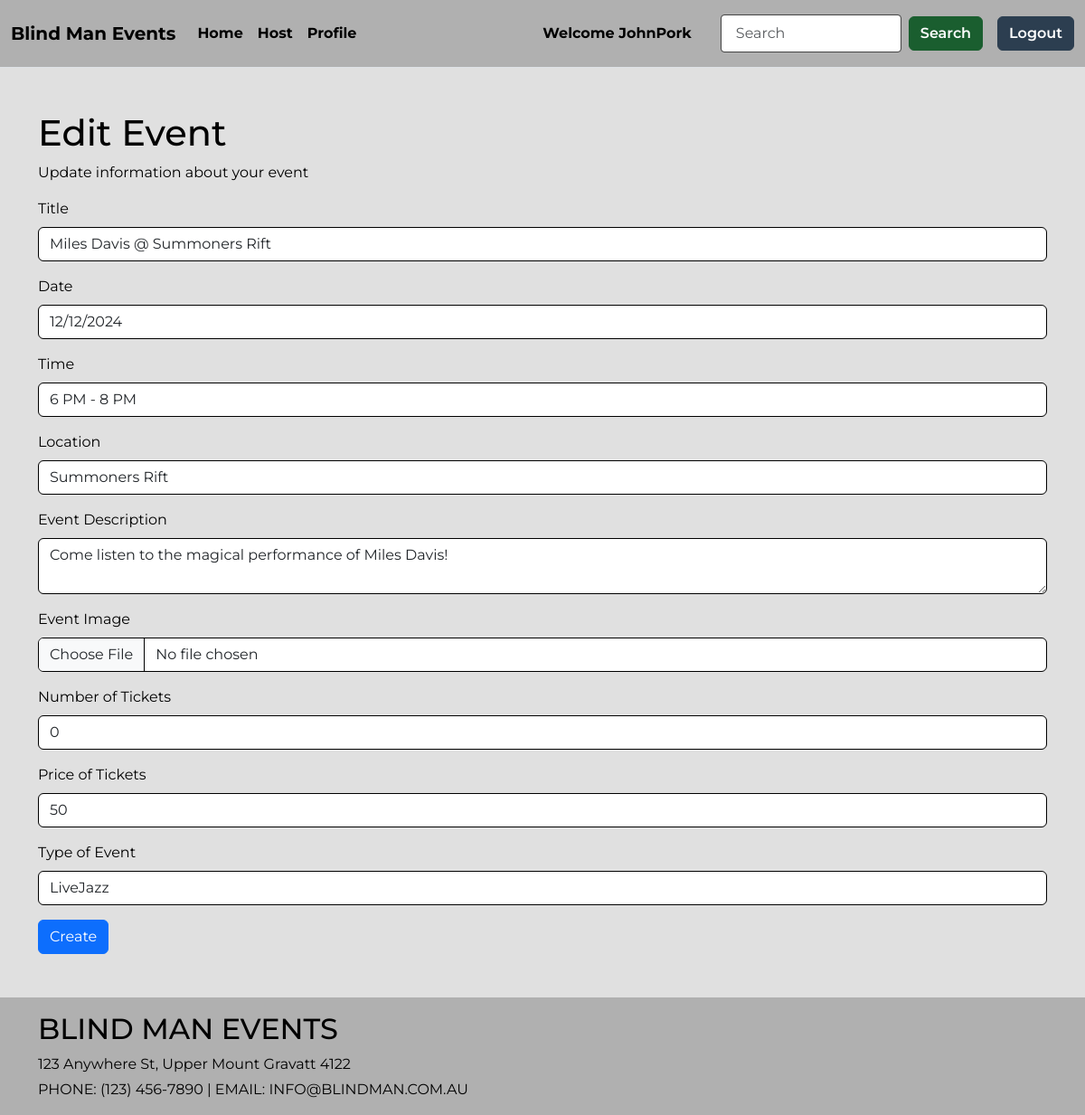
Screenshot of /events/1/edit (signed in) with the database file from the repository.
### music/models.py (models this page shows, shortened)
class User(db.Model, UserMixin):
    __tablename__ = 'users'
    id = db.Column(db.Integer, primary_key=True)  # Primary key for each user
    username = db.Column(db.String(100), index=True, unique=True, nullable=False)  # Unique username
    fname = db.Column(db.String(100), index=True, unique=True, nullable=False)  # First name of the user
    lname = db.Column(db.String(100), index=True, unique=True, nullable=False)  # Last name of the user
    emailid = db.Column(db.String(100), index=True, nullable=False)  # Email address of the user
    street_address = db.Column(db.String(100), index=True, nullable=False)  # User's street address
    contact_info = db.Column(db.String(100), index=True, nullable=False)  # Contact information
    password_hash = db.Column(db.String(255), nullable=False)  # Hashed password for security
    joined_on = db.Column(db.DateTime, default=datetime.now())  # Date and time the user joined
    comments = db.relationship('Comment', backref='user')  # Relationship to the user's comments
    booking_history = db.relationship('PurchasedTicket', backref='user')  # Relationship to user's purchased tickets
    booking_history = db.relationship('Event', backref='user')  # Relationship to user's created events

class Event(db.Model):
    __tablename__ = 'events'
    id = db.Column(db.Integer, primary_key=True)  # Primary key for each event
    title = db.Column(db.String(80))  # Title of the event
    date = db.Column(db.String(80))  # Date of the event
    time = db.Column(db.String(80))  # Time of the event
    location = db.Column(db.String(100))  # Location of the event
    event_description = db.Column(db.String(200))  # Description of the event
    event_type = db.Column(db.String(20))  # Type of event (e.g., concert, festival)
    image = db.Column(db.String(400))  # Image URL or path for the event
    tickets_remaining = db.Column(db.Integer)  # Number of tickets remaining for the event
    status = db.Column(db.String(20))  # Status of the event (e.g., Open, Sold Out, Cancelled)
    ticket_price = db.Column(db.Integer)  # Price per ticket for the event
    organizer_id = db.Column(db.Integer, db.ForeignKey('users.id'))  # ID of the user who organized the event
    comments = db.relationship('Comment', backref='event')  # Relationship to comments on the event
    booking_history = db.relationship('PurchasedTicket', backref='event')  # Relationship to purchased tickets for the event

### music/events.py (the view, shortened to what this page needs)
@eventdp.route('/<id>/edit', methods=['GET', 'POST'])
@login_required
def edit(id):
    event = db.session.scalar(db.select(Event).where(Event.id == id))
    if not event:
        abort(404)
    if event.organizer_id != current_user.id:
        flash("You are not authorized to edit this event", "danger")
        return redirect(url_for('event.show', id=id))
    form = EventForm(obj=event)
    return render_template('events/edit_event.html', form=form, event=event)

### music/forms.py
class EventForm(FlaskForm):
    title = StringField('Title', validators=[InputRequired()])
    date = StringField('Date', validators=[InputRequired()])
    time = StringField('Time', validators=[InputRequired()])
    location = StringField('Location', validators=[InputRequired()])
    event_description = TextAreaField('Event Description', validators=[InputRequired()])
    image = FileField('Event Image', validators=[
        FileRequired(message='Image cannot be empty'),
        FileAllowed(ALLOWED_FILE, message='Only PNG or JPG files allowed')
    ])
    tickets_remaining = StringField('Number of Tickets', validators=[InputRequired()])
    ticket_price = StringField('Price of Tickets', validators=[InputRequired()])
    event_type = StringField('Type of Event', validators=[InputRequired()])
    submit = SubmitField("Create")

### music/templates/events/edit_event.html
{% extends 'base.html' %}
{% from 'bootstrap5/form.html' import render_form %}
{% block content %}
<main class="container my-5">
    <h1>Edit Event</h1>
    <p>Update information about your event</p>
    {{ render_form(form) }}
</main>
{% endblock %}

### music/templates/base.html (shortened to what this page needs)
<!DOCTYPE html>
<html lang="en">
  <head>
    <link
      href="https://cdn.jsdelivr.net/npm/bootstrap@5.3.2/dist/css/bootstrap.min.css"
      rel="stylesheet"
    />
    <link rel="stylesheet" href="{{ url_for('static', filename='css/mystyle.css') }}">
  </head>
  <body>
    <header class="bg-light border-bottom">
      <nav class="navbar navbar-expand-lg">
        <div class="container-fluid">
          <a class="navbar-brand" href="{{ url_for('main.index') }}">Blind Man Events</a>
          <div class="collapse navbar-collapse" id="navbarSupportedContent">
            <ul class="navbar-nav me-auto mb-2 mb-lg-0">
              <li class="nav-item">
                <a class="nav-link active" aria-current="page" href="{{ url_for('main.index') }}">Home</a>
              </li>
              <li class="nav-item">
                <a class="nav-link" href="{{ url_for('event.create') }}">Host</a>
              </li>
              <li class="nav-item">
                <a class="nav-link" href="{{ url_for('main.profile') }}">Profile</a>
              </li>
            </ul>
            <div class="d-flex align-items-center me-3">
              {% if current_user.is_authenticated %}
                <a class="nav-item nav-link disabled text-muted me-3">Welcome {{ current_user.username }}</a>
              {% endif %}
            </div>
            <div class="d-flex align-items-center">
              <form class="d-flex align-items-center me-2" action="{{ url_for('main.search') }}" role="search">
                <input type="text" name="search" class="form-control me-2" aria-label="Search" id="SearchForm" placeholder="Search">
                <button class="btn btn-outline-success me-2" type="submit">Search</button>
              </form>
              {% if current_user.is_authenticated %}
                <a href="{{ url_for('auth.logout') }}" class="btn btn-outline-primary">Logout</a>
              {% else %}
                <a href="{{ url_for('auth.login') }}" class="btn btn-outline-primary me-2">Login</a>
                <a href="{{ url_for('auth.register') }}" class="btn btn-outline-primary">Register</a>
              {% endif %}
            </div>
          </div>
        </div>
      </nav>
    </header>
    {% block content %} {% endblock %}
    <footer class="footer text-black py-3 mt-4">
      <div class="container text-start">
        <h2 class="mb-2">BLIND MAN EVENTS</h2>
        <p class="mb-1">123 Anywhere St, Upper Mount Gravatt 4122</p>
        <p class="mb-0">PHONE: (123) 456-7890 | EMAIL: INFO@BLINDMAN.COM.AU</p>
      </div>
    </footer>
  </body>
</html>

### music/static/css/mystyle.css (style rules this page uses)
body { font-family: 'Montserrat', sans-serif; background-color: #e0e0e0; color: #000; }
.navbar { background-color: #b0b0b0; padding: 1rem 0; }
.navbar-brand, .nav-link, .btn-outline-light { color: #000 !important; font-weight: 700; }
.form-control { background-color: #fff; border: 1px solid #000; }
main.container { flex: 1; }
#SearchForm { border: 1px solid #444; border-radius: 4px; padding: 0.5rem 1rem; width: 200px; transition: all 0.3s ease; }
.navbar .btn-outline-success { background-color: #1a5e2f; color: #fff; border: 1px solid #1a5e2f; font-weight: 600; transition: background-color 0.3s ease, border-color 0.3s ease; }
.navbar .btn-outline-primary { background-color: #2c3e50; color: #fff; border: 1px solid #2c3e50; font-weight: 600; transition: background-color 0.3s ease, border-color 0.3s ease; }
.footer { background-color: #b0b0b0; color: #000 !important; padding: 20px; text-align: left; width: 100%; position: relative; }

### rows the page displays
User: username "JohnPork"
Event: title "Miles Davis @ Summoners Rift", date "12/12/2024", time "6 PM - 8 PM", location "Summoners Rift", event_description "Come listen to the magical performance of Miles Davis!", tickets_remaining "0", ticket_price "50", event_type "LiveJazz"
